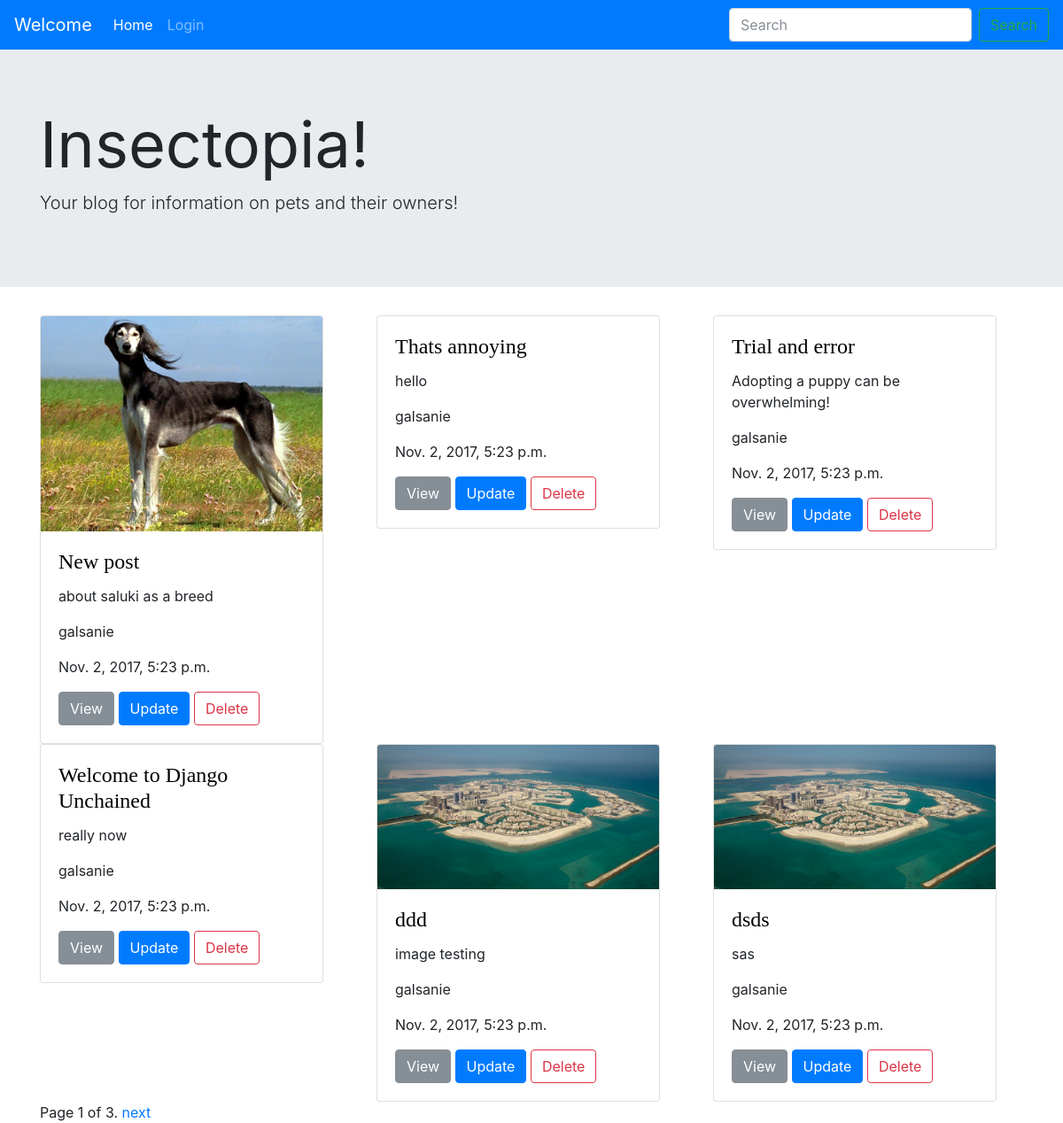
Page /posts/list/ on the earlier database version.
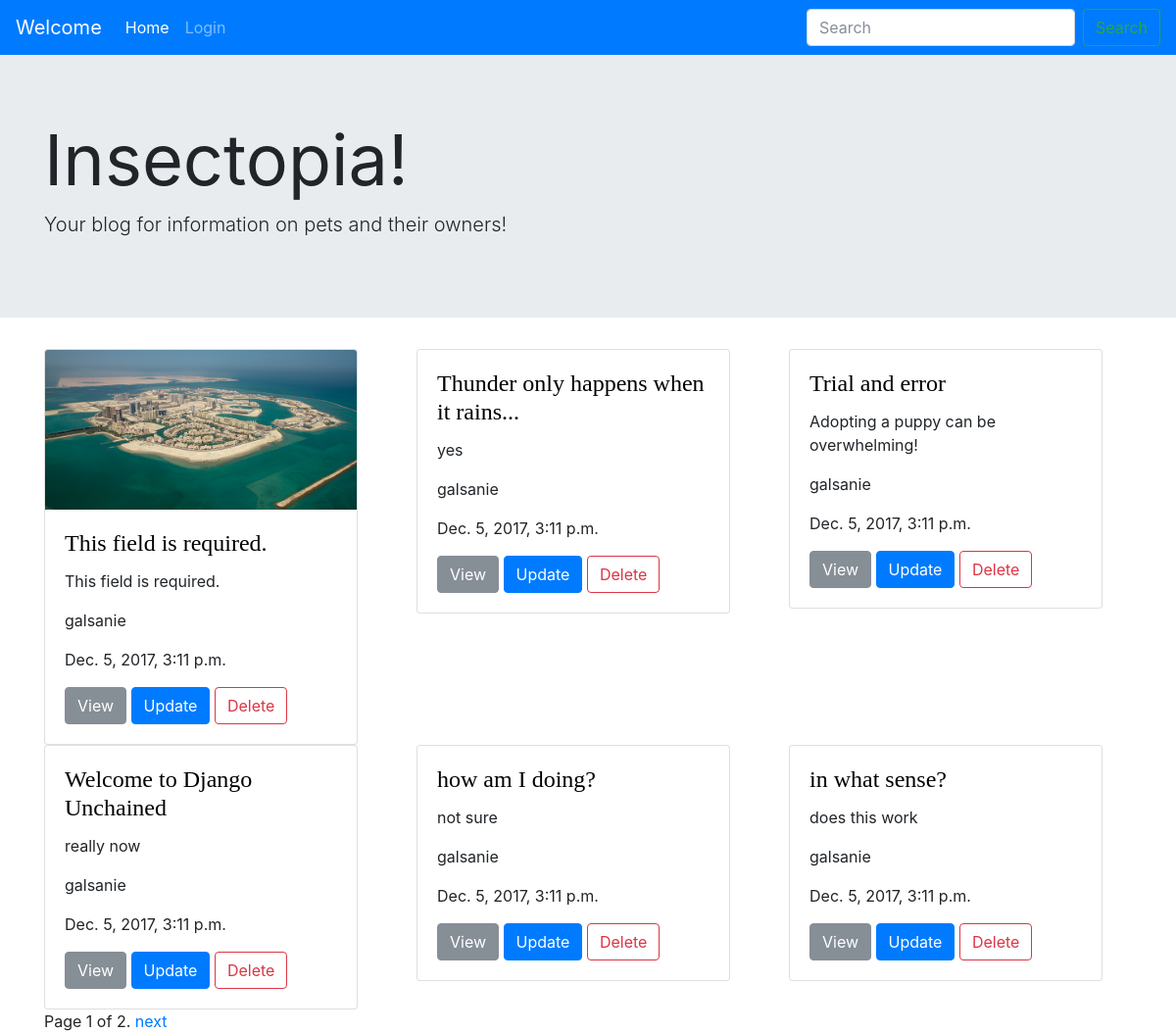
Same page on the later database version.
### posts/models.py (models this page shows, shortened)
class Post(models.Model):
	title = models.CharField(max_length=225)
	author = models.ForeignKey(User, default=1)
	slug = models.SlugField(unique=True)
	content = models.TextField()
	updated = models.DateTimeField(auto_now=True, auto_now_add=False)
	timestamp = models.DateTimeField(auto_now=False, auto_now_add=True)
	img = models.ImageField(null=True, blank=True, upload_to="post_images")
	draft = models.BooleanField(default=False)
	publish = models.DateField()
	def get_absolute_url(self):
		return reverse("posts:detail", kwargs={"post_slug": self.slug})
	class Meta:
		ordering = [ "title" ]

### posts/views.py (the view, shortened to what this page needs)
def post_list(request):
	today = timezone.now().date()
	objects = Post.objects.filter(draft=False, publish__lte=today)#.order_by('title') <==this could be added here in case you want to ovverride the Model ordering
	if request.user.is_staff:
		objects= Post.objects.all()
	query = request.GET.get('q')
	paginator = Paginator(objects, 6)
	number = request.GET.get ('page')
	try:
		objects = paginator.page(number)
	except PageNotAnInteger:
		objects = paginator.page(1)
	except EmptyPage:
		objects = paginator.page(paginator.num_pages)
	context = {
		"post_items": objects,
		"today": today,
	}
	return render(request, "post_list.html", context)

### posts/templates/post_list.html (shortened to what this page needs)
{% extends "base.html" %}
{% block content %}
    <div class="row justify-content-center">
	{% for item in post_items %}
    <div class="col-sm-12 col-md-6 col-lg-4">
		<div class="card" style="width: 20rem;">
	<div class="thumbnail">
   		{% if item.img %}
        	<img src="{{item.img.url}}" alt="" class="card-img-top">
    	{% endif %}
    </div>
  	<div class="card-body">
    <h4 class="card-title"><a class="cardcustomlink" href="{% url 'posts:detail' post_slug=item.slug %}">{{item.title}}</a></h4>
    {{item.content|linebreaks|truncatechars:100}}
    <p class="card-text">{{item.author.username}}</p>
    <p class="card-text">{{item.author.last_login}}</p>
    <a href="{{ item.get_absolute_url }}" class="btn btn-secondary" role="button">View</a>
	<a href="{% url 'posts:update' post_slug=item.slug %}" class="btn btn-primary">Update</a>
	<a href="{% url 'posts:delete' post_slug=item.slug %}" class="btn btn-outline-danger">Delete</a>
</div>
  </div>
</div>
    {% empty %}
    <h1>Sorry, no search results for {{request.GET.q}}</h1>
	{% endfor %}
	</div>
	<div class="pagination">
    <span class="step-links">
        <span class="current">
            Page {{ post_items.number }} of {{ post_items.paginator.num_pages }}.
        </span>
        {% if post_items.has_next %}
            <a href="?page={{ post_items.next_page_number }}&q={{request.GET.q}}">next</a>
        {% endif %}
    </span>
	</div>
 {% endblock %}

### posts/templates/base.html (shortened to what this page needs)
<!DOCTYPE html>
{% load static %}
<html lang="en">
<head>
	<link rel="stylesheet" href="{% static 'css/bootstrap.min.css' %}">
	<link rel="stylesheet" href="{% static 'css/base.css' %}">
	<link href="https://maxcdn.bootstrapcdn.com/font-awesome/4.7.0/css/font-awesome.min.css" rel="stylesheet">
</head>
<body>
{% include "navbar.html" %}
{% include "messages.html" %}
<div class="jumbotron jumbotron-fluid">
  <div class="container">
    <h1 class="display-3"><b>Insectopia!</b></h1>
    <p class="lead">Your blog for information on pets and their owners!</p>
  </div>
</div>
<div class="container">
{% block content %}
{% endblock %}
</div>
</body>
</html>

### posts/templates/navbar.html (shortened to what this page needs)
<nav class="navbar navbar-expand-lg navbar-dark bg-primary">
  <a class="navbar-brand" href="#">Welcome</a>
  <div class="collapse navbar-collapse" id="navbarSupportedContent">
    <ul class="navbar-nav mr-auto">
      <li class="nav-item active form-inline">
        <a class="nav-link" href="#">Home <span class="sr-only">(current)</span></a>
      </li>
      {% if request.user.is_authenticated %}
      <li class="nav-item form-inline">
        <a class="nav-link" href="{% url 'posts:userlogout' %}">Logout</a>
      </li>
      {% else %}
      <li class="nav-item form-inline">
        <a class="nav-link" href="{% url 'posts:userlogin' %}">Login</a>
      </li>
      <li class="nav-item form-inline">
        <a class="nav-item" href="{% url 'posts:usersignup' %}">Signup</a>
      </li>
      {% endif %}
    </ul>
    <form class="form-inline my-2 my-lg-0" action="{% url 'posts:list' %}" method="GET">
      <input class="form-control mr-sm-2" type="search" placeholder="Search" aria-label="Search" value="{{request.GET.q}}" name="q">
      <button class="btn btn-outline-success my-2 my-sm-0" type="submit">Search</button>
    </form>
  </div>
</nav>

### posts/templates/messages.html (shortened to what this page needs)
<!DOCTYPE html>
<html lang="en">
<head>
</head>
<body>
</body>
</html>

### posts/static/css/base.css (style rules this page uses)
.cardcustomlink { font-family: garamound; color: #000000; }

Differences in the rows shown:
removed Post: img (picture), title "New post", content "about saluki as a breed", author.username "galsanie", author.last_login "Nov. 2, 2017, 5:23 p.m."
removed Post: title "Thats annoying", content "hello", author.username "galsanie", author.last_login "Nov. 2, 2017, 5:23 p.m."
removed Post: img (picture), title "ddd", content "image testing", author.username "galsanie", author.last_login "Nov. 2, 2017, 5:23 p.m."
now on this page (row edited): Post: img (picture), title "This field is required.", content "This field is required.", author.username "galsanie", author.last_login "Dec. 5, 2017, 3:11 p.m."
changed Post: title "dsds" → "Thunder only happens when it rains..."; content "sas" → "yes"; author.last_login "Nov. 2, 2017, 5:23 p.m." → "Dec. 5, 2017, 3:11 p.m."; img: picture removed; moves up the list
changed through a linked row, Post "Trial and error": author.last_login "Nov. 2, 2017, 5:23 p.m." → "Dec. 5, 2017, 3:11 p.m."
changed through a linked row, Post "Welcome to Django Unchained": author.last_login "Nov. 2, 2017, 5:23 p.m." → "Dec. 5, 2017, 3:11 p.m."
now on this page (row unchanged): Post: title "how am I doing?", content "not sure", author.username "galsanie", author.last_login "Dec. 5, 2017, 3:11 p.m."
now on this page (row unchanged): Post: title "in what sense?", content "does this work", author.username "galsanie", author.last_login "Dec. 5, 2017, 3:11 p.m."
Other differences:
{{ post_items.paginator.num_pages }}: "3" → "2"
